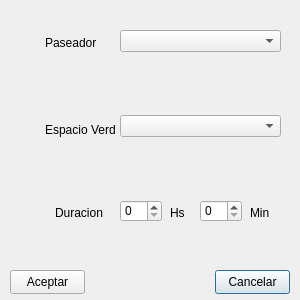
<?xml version="1.0" encoding="UTF-8"?>
<ui version="4.0">
 <class>Form_Alta_Paseo</class>
 <widget class="QDialog" name="Form_Alta_Paseo">
  <property name="windowModality">
   <enum>Qt::NonModal</enum>
  </property>
  <property name="geometry">
   <rect>
    <x>0</x>
    <y>0</y>
    <width>300</width>
    <height>300</height>
   </rect>
  </property>
  <property name="minimumSize">
   <size>
    <width>300</width>
    <height>200</height>
   </size>
  </property>
  <property name="maximumSize">
   <size>
    <width>300</width>
    <height>300</height>
   </size>
  </property>
  <property name="windowTitle">
   <string>Paseos - Alta</string>
  </property>
  <property name="modal">
   <bool>false</bool>
  </property>
  <widget class="QPushButton" name="pb_Cancelar">
   <property name="geometry">
    <rect>
     <x>215</x>
     <y>270</y>
     <width>75</width>
     <height>24</height>
    </rect>
   </property>
   <property name="text">
    <string>Cancelar</string>
   </property>
  </widget>
  <widget class="QPushButton" name="pb_Aceptar">
   <property name="geometry">
    <rect>
     <x>10</x>
     <y>270</y>
     <width>75</width>
     <height>24</height>
    </rect>
   </property>
   <property name="text">
    <string>Aceptar</string>
   </property>
  </widget>
  <widget class="QComboBox" name="combo_Paseadores">
   <property name="geometry">
    <rect>
     <x>120</x>
     <y>30</y>
     <width>161</width>
     <height>22</height>
    </rect>
   </property>
   <property name="maxVisibleItems">
    <number>5</number>
   </property>
   <property name="insertPolicy">
    <enum>QComboBox::InsertAlphabetically</enum>
   </property>
  </widget>
  <widget class="QSpinBox" name="spinBox_Horas">
   <property name="geometry">
    <rect>
     <x>120</x>
     <y>200</y>
     <width>42</width>
     <height>22</height>
    </rect>
   </property>
   <property name="maximum">
    <number>99</number>
   </property>
  </widget>
  <widget class="QSpinBox" name="spinBox_Minutos">
   <property name="geometry">
    <rect>
     <x>200</x>
     <y>200</y>
     <width>42</width>
     <height>22</height>
    </rect>
   </property>
  </widget>
  <widget class="QLabel" name="label_Paseadores">
   <property name="geometry">
    <rect>
     <x>45</x>
     <y>35</y>
     <width>60</width>
     <height>15</height>
    </rect>
   </property>
   <property name="text">
    <string>Paseador</string>
   </property>
  </widget>
  <widget class="QLabel" name="label_Duracion">
   <property name="geometry">
    <rect>
     <x>55</x>
     <y>205</y>
     <width>60</width>
     <height>15</height>
    </rect>
   </property>
   <property name="text">
    <string>Duracion</string>
   </property>
  </widget>
  <widget class="QLabel" name="label_Horas">
   <property name="geometry">
    <rect>
     <x>170</x>
     <y>205</y>
     <width>21</width>
     <height>16</height>
    </rect>
   </property>
   <property name="text">
    <string>Hs</string>
   </property>
  </widget>
  <widget class="QLabel" name="label_Minutos">
   <property name="geometry">
    <rect>
     <x>250</x>
     <y>205</y>
     <width>21</width>
     <height>16</height>
    </rect>
   </property>
   <property name="text">
    <string>Min</string>
   </property>
  </widget>
  <widget class="QLabel" name="label_Espacio">
   <property name="geometry">
    <rect>
     <x>45</x>
     <y>122</y>
     <width>71</width>
     <height>16</height>
    </rect>
   </property>
   <property name="text">
    <string>Espacio Verde</string>
   </property>
  </widget>
  <widget class="QComboBox" name="combo_Espacios">
   <property name="geometry">
    <rect>
     <x>120</x>
     <y>115</y>
     <width>161</width>
     <height>22</height>
    </rect>
   </property>
   <property name="maxVisibleItems">
    <number>5</number>
   </property>
   <property name="insertPolicy">
    <enum>QComboBox::InsertAlphabetically</enum>
   </property>
  </widget>
 </widget>
 <tabstops>
  <tabstop>combo_Paseadores</tabstop>
  <tabstop>spinBox_Horas</tabstop>
  <tabstop>spinBox_Minutos</tabstop>
  <tabstop>pb_Aceptar</tabstop>
  <tabstop>pb_Cancelar</tabstop>
 </tabstops>
 <resources/>
 <connections>
  <connection>
   <sender>pb_Cancelar</sender>
   <signal>clicked()</signal>
   <receiver>Form_Alta_Paseo</receiver>
   <slot>close()</slot>
   <hints>
    <hint type="sourcelabel">
     <x>252</x>
     <y>171</y>
    </hint>
    <hint type="destinationlabel">
     <x>149</x>
     <y>99</y>
    </hint>
   </hints>
  </connection>
 </connections>
</ui>
